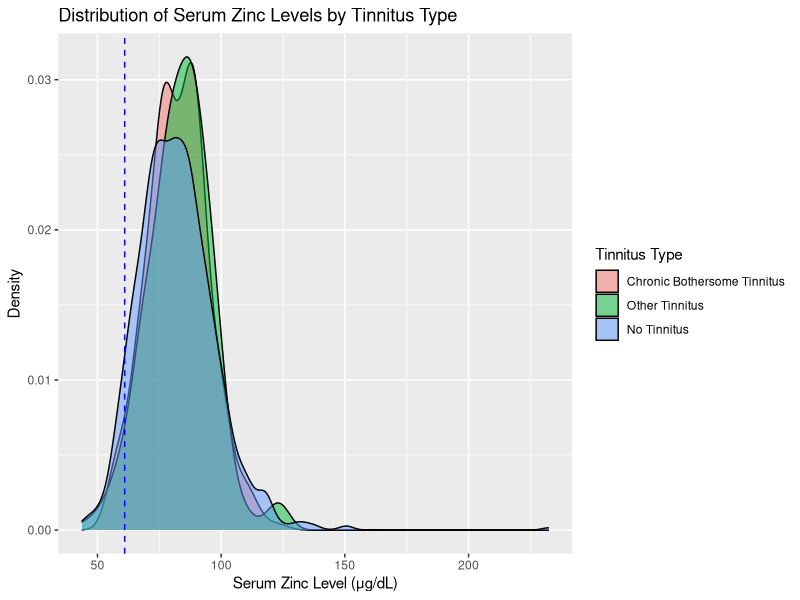
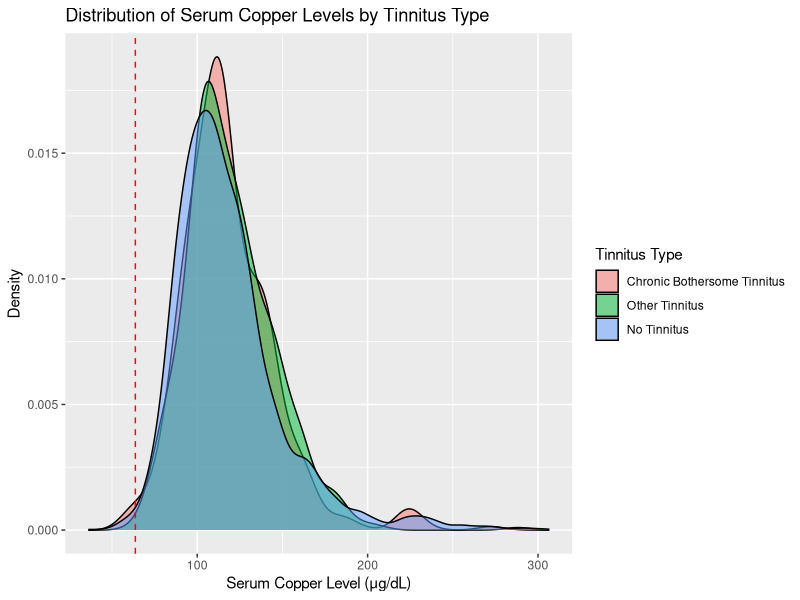
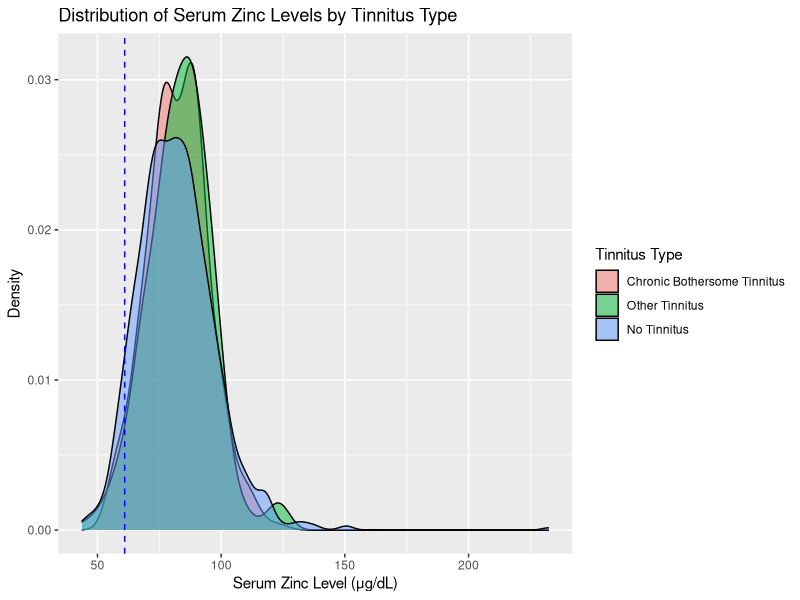
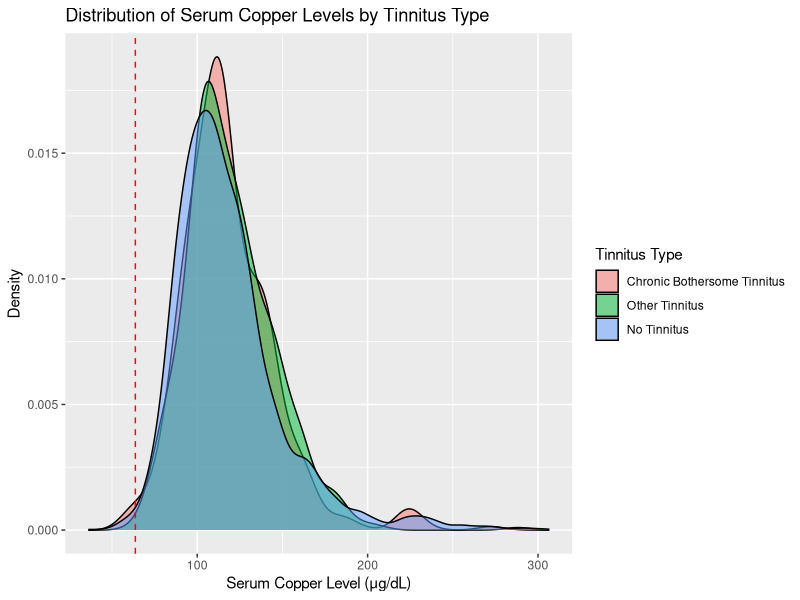

Reproduce these figures in R, in order. (Note: this script raises an error after producing the figures.)
## ---- chunk 1
library(foreign)
library(survey)
library(tidyverse)
library(stringr)
library(ggplot2)
## ---- chunk 2
# grabbing our finalized data sheet from generated from our processing script earlier
df <- read.csv("../Data/processed_metal_data.csv")
## ---- chunk 3
# setting a var to factor and removing the csv artifact column
df$tinnitus_type <- as.factor(df$tinnitus_type)
df <- select(df, -X)
## ---- chunk 4
tinnitus_design <- svydesign(data = df, id = ~psu, strata = ~stratum, weights = ~combined_subsample_weight, nest = TRUE)
## ---- chunk 5
lmzn <- svyglm(zinc ~ tinnitus_type + age_group + ethnicity + sex, design = tinnitus_design)
summary(lmzn)

lmcu <- svyglm(copper ~ tinnitus_type + age_group + ethnicity + sex, design = tinnitus_design)
summary(lmcu)
## ---- chunk 6
weight <- df$combined_subsample_weight

ct <- filter(df, tinnitus_type == 1)
at <- filter(df, tinnitus_type == 2)
nt <- filter(df, tinnitus_type == 3)

ctweight <- ct$combined_subsample_weight
atweight <- at$combined_subsample_weight
ntweight <- nt$combined_subsample_weight


ggplot(data = df) +
  geom_density(mapping = aes(x = zinc, weight = weight, fill = tinnitus_type), alpha = .5) +
  geom_vline(xintercept = 61, color = "blue", linetype = 2) +
  scale_fill_discrete(labels = c("Chronic Bothersome Tinnitus", "Other Tinnitus", "No Tinnitus")) +
  labs(x = "Serum Zinc Level (\u03BCg/dL)", y = "Density", title = "Distribution of Serum Zinc Levels by Tinnitus Type", fill = "Tinnitus Type")
ggsave("../Output/Figures/Prelim_Zinc_Figure.png")


ggplot(data = df) +
  geom_density(mapping = aes(x = copper, weight = weight, fill = tinnitus_type), alpha = .5) +
  geom_vline(xintercept = 63.7, color = "red", linetype = 2) +
  scale_fill_discrete(labels = c("Chronic Bothersome Tinnitus", "Other Tinnitus", "No Tinnitus")) +
  labs(x = "Serum Copper Level (\u03BCg/dL)", y = "Density", title = "Distribution of Serum Copper Levels by Tinnitus Type", fill = "Tinnitus Type")
ggsave("../Output/Figures/Prelim_Copper_Figure.png")

## ---- chunk 7
weighted_sextest <- svychisq(~tinnitus_type + sex, design = tinnitus_design)
weighted_sextest$observed
weighted_sextest


weighted_agetest <- svychisq(~tinnitus_type + age_group, design = tinnitus_design)
weighted_agetest$observed
weighted_agetest


weighted_ethtest <- svychisq(~tinnitus_type + ethnicity, design = tinnitus_design)
weighted_ethtest$observed
weighted_ethtest
## ---- chunk 8

#note: much of this code is outdated and will be updated or replaced
svyttest(zinc_deficiency~tinnitus_any, design = tinnitus_design)

#tinnitus_design %>%
#  subset(tinnitus_any == 1) %>%
#  svymean(~`zinc_ug/dL`, .)
#tinnitus_design %>%
#  subset(tinnitus_any != 1) %>%
#  svymean(~`zinc_ug/dL`, .)
#tinnitus_design %>%
#  subset(tinnitus_any == 1) %>%
#  svymean(~zinc_deficiency, .)
#tinnitus_design %>%
#  subset(tinnitus_any != 1) %>%
#  svymean(~zinc_deficiency, .)


logit1 <- svyglm(formula = zinc_deficiency ~ tinnitus_any + sex + ethnicity + speech_in_noise + non_work_noise + firearms + work_noise + age_group, family = quasibinomial, design = tinnitus_design, na.action = na.omit)

logit2 <- svyglm(formula = zinc_deficiency ~ tinnitus_any + sex + ethnicity + age_group + speech_in_noise, family = quasibinomial, design = tinnitus_design, na.action = na.omit)

summary(logit1, correlation = TRUE)
anova(logit1)

summary(logit2, correlation = TRUE)

exp(cbind(OR = coef(logit2), confint.default(logit2)))

logit3 <- svyglm(formula = copper_deficiency ~ tinnitus_any + sex + ethnicity + age_group + speech_in_noise, family = quasibinomial, design = tinnitus_design, na.action = na.omit)

summary(logit3)
exp(cbind(OR = coef(logit3), confint.default(logit3)))



#svyttest(`zinc_ug/dL`~tinnitus_any, design = tinnitus_design, alternative = "two.sided", paired = TRUE, conf.level = .95)

multilin2 <- svyglm(formula = `zinc_ug/dL` ~ tinnitus_any + sex + ethnicity + age_group + speech_in_noise, design = tinnitus_design, na.action = na.omit)

summary(multilin2, correlation = TRUE)

multilin3 <- svyglm(formula = `copper_ug/dL` ~ tinnitus_any + sex + ethnicity + age_group + speech_in_noise, design = tinnitus_design, na.action = na.omit)

summary(multilin3)


## ---- chunk 9
subset(tinnitus_design, tinnitus_any == 0) %>%
  svymean(~zinc_deficiency, .)

subset(tinnitus_design, tinnitus_any == 1) %>%
  svymean(~zinc_deficiency, .)

subset(tinnitus_design, tinnitus_any == 0) %>%
  svymean(~copper_deficiency, .)

subset(tinnitus_design, tinnitus_any == 1) %>%
  svymean(~copper_deficiency, .)

## ---- chunk 10
zincresid <- rstandard(multilin2)
shapiro.test(zincresid)

hist(zincresid, breaks = 100)
hist(zinc_norm$chosen_transform$x.t, breaks = 100)

zinc_norm <-bestNormalize(zinc_refactor$`zinc_ug/dL`)

zinc_chosen <- zinc_norm$chosen_transform$x.t

zinc_norm_df <- zinc_refactor %>%
  mutate(
    "zinc_norm" = `zinc_chosen`
  )

zinc_norm_subset_df <- zinc_norm_df %>%
  filter(!is.na(zinc_norm))



copper_norm <-bestNormalize(zinc_refactor$`copper_ug/dL`)

copper_chosen <- copper_norm$chosen_transform$x.t

copper_norm_df <- zinc_refactor %>%
  mutate(
    "copper_norm" = `copper_chosen`
  )

copper_norm_subset_df <- copper_norm_df %>%
  filter(!is.na(copper_norm))


norm_data <- full_join(zinc_norm_subset_df, copper_norm_subset_df)

normed_design <- svydesign(data = norm_data, id = ~psu, strata = ~stratum, weights = ~combined_subsample_weight, nest = TRUE) %>%
  subset(!is.na(tinnitus_any))


normed_lin_zinc <- svyglm(formula = zinc_norm ~ tinnitus_any + sex + ethnicity + age_yrs, design = normed_design, na.action = na.omit)

normed_lin_cu <- svyglm(formula = copper_norm ~ tinnitus_any + sex + ethnicity + age_yrs, design = normed_design, na.action = na.omit)

summary(normed_lin_zinc)
summary(normed_lin_cu)


norm_zinc_resid <- rstandard(normed_lin_zinc)
shapiro.test(norm_zinc_resid)
hist(norm_zinc_resid, breaks = 100)


cu_no_outlier <-  normed_design%>%
  subset(copper_norm > -15)

cu_lin_no_outlier <- svyglm(formula = copper_norm ~ tinnitus_any + sex + ethnicity + age_yrs, design = cu_no_outlier, na.action = na.omit)
  
norm_cu_resid <- rstandard(cu_lin_no_outlier)
shapiro.test(norm_cu_resid)
hist(norm_cu_resid, breaks = 100)
